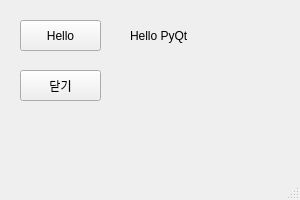
<?xml version="1.0" encoding="UTF-8"?>
<ui version="4.0">
 <class>MainWindow</class>
 <widget class="QMainWindow" name="MainWindow">
  <property name="geometry">
   <rect>
    <x>0</x>
    <y>0</y>
    <width>300</width>
    <height>200</height>
   </rect>
  </property>
  <property name="windowTitle">
   <string>PyQt: Basic button event</string>
  </property>
  <widget class="QWidget" name="centralwidget">
   <widget class="QPushButton" name="btn_print">
    <property name="geometry">
     <rect>
      <x>20</x>
      <y>20</y>
      <width>81</width>
      <height>31</height>
     </rect>
    </property>
    <property name="text">
     <string>Hello</string>
    </property>
   </widget>
   <widget class="QPushButton" name="btn_close">
    <property name="geometry">
     <rect>
      <x>20</x>
      <y>70</y>
      <width>81</width>
      <height>31</height>
     </rect>
    </property>
    <property name="text">
     <string>닫기</string>
    </property>
   </widget>
   <widget class="QLabel" name="label_print">
    <property name="geometry">
     <rect>
      <x>130</x>
      <y>20</y>
      <width>81</width>
      <height>31</height>
     </rect>
    </property>
    <property name="text">
     <string>Hello PyQt</string>
    </property>
   </widget>
  </widget>
  <widget class="QMenuBar" name="menubar">
   <property name="geometry">
    <rect>
     <x>0</x>
     <y>0</y>
     <width>300</width>
     <height>21</height>
    </rect>
   </property>
  </widget>
  <widget class="QStatusBar" name="statusbar"/>
 </widget>
 <resources/>
 <connections/>
</ui>
